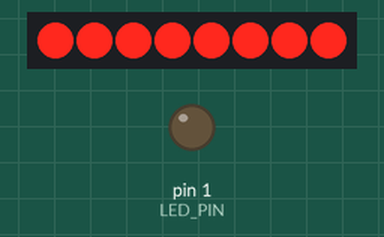
Simulated run of this sketch. Board: Arduino Uno, built with avr-gcc and run on an emulated ATmega328P. Parts: 8 shift-register outputs drawn as a row of LEDs (first output left, lit = HIGH), output pins drawn as LEDs (lit = HIGH). Wiring (inferred from the names in the program): shift register (74HC595): data pin 0; shift clock pin 3; latch pin 2; OE pin 4. Wiring (inferred from the signals the program sends): row of LEDs: on Q0, Q1, Q2, Q3, Q4, Q5, Q6, Q7. Pins used as bus, display or sensor lines are not drawn.

Above: at 0.25 s.
At 5.75 s:
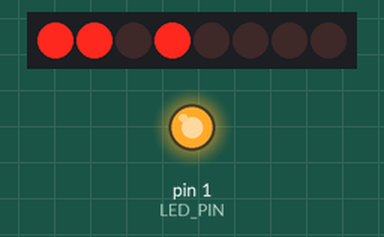
At 10.25 s:
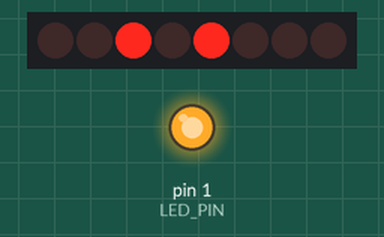
At 19.75 s:
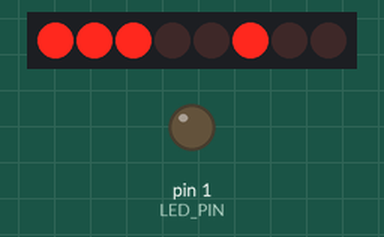
At 29.75 s:
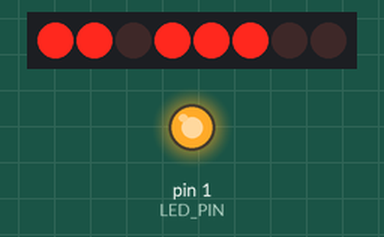
At 39.25 s:
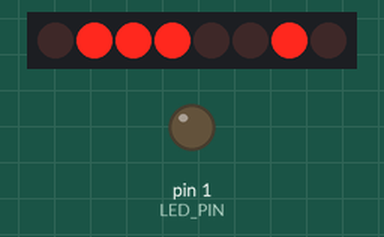
Timing chart, 0 to 40.0 s (numbered marks = the images above):
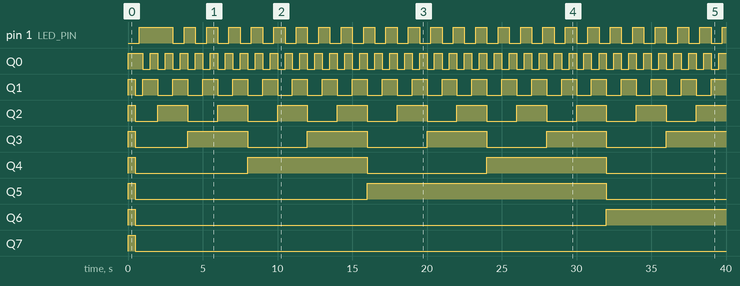

The sketch:

shift-register-out.ino
```cpp
#include <Arduino.h>
#include <limits.h>
#include <string.h>
#include <stdio.h>
#include <stdlib.h>
#include <stdint.h>
#include <stdbool.h>

void doImAliveBlink();
void resetRelays();
void doShiftOut(uint8_t byteToShift, uint8_t dataPin, uint8_t latchPin, uint8_t clockPin);

#define ACTION_TIMEOUT 500
#define MAX_COUNT 65535
#define BYTE_COUNT 8
#define DATA_PIN 0
#define LATCH_PIN 2
#define CLOCK_PIN 3
#define OUTPUT_ENABLE_PIN 4
#define RESET_PIN 5

uint16_t outputCount{MAX_COUNT};
unsigned long actionStartTime{millis()};
unsigned long actionEndTime{millis()};

void setup() {
    outputCount = 0;
    pinMode(OUTPUT_ENABLE_PIN, OUTPUT);
    pinMode(DATA_PIN, OUTPUT);
    pinMode(LATCH_PIN, OUTPUT);
    pinMode(CLOCK_PIN, OUTPUT);
    pinMode(RESET_PIN, OUTPUT);
    resetRelays();
}

void loop() {
    actionEndTime = millis();
    if ((actionEndTime - actionStartTime) >= ACTION_TIMEOUT) {
        outputCount++;
        doShiftOut(outputCount, DATA_PIN, LATCH_PIN, CLOCK_PIN);
        actionStartTime = millis();
        if (outputCount >= MAX_COUNT) {
            outputCount = 0;
        }
    }
    doImAliveBlink();
}

void doShiftOut(uint8_t byteToShift, uint8_t dataPin, uint8_t latchPin, uint8_t clockPin)
{
    digitalWrite(latchPin, LOW);
    shiftOut(dataPin, clockPin, MSBFIRST, byteToShift);
    digitalWrite(latchPin, HIGH);
}

void doShiftOut(uint16_t dataToShift, uint8_t dataPin, uint8_t latchPin, uint8_t clockPin)
{
    digitalWrite(latchPin, LOW);
    shiftOut(dataPin, clockPin, MSBFIRST, (dataToShift >> BYTE_COUNT));
    shiftOut(dataPin, clockPin, MSBFIRST, dataToShift);
    digitalWrite(latchPin, HIGH);
}

void resetRelays()
{
    //Trigger master reset (active LOW)
    digitalWrite(RESET_PIN, LOW);
    delay(5);
    digitalWrite(RESET_PIN, HIGH);
    digitalWrite(OUTPUT_ENABLE_PIN, LOW);


    //Shift out a 255, which will turn Q0 - Q7 high, turning the relay board off
    digitalWrite(LATCH_PIN, LOW);
    doShiftOut((uint16_t)MAX_COUNT, DATA_PIN, LATCH_PIN, CLOCK_PIN);
    digitalWrite(LATCH_PIN, HIGH);
}

void doImAliveBlink()
{
    #define LED_PIN 1
    #define BLINK_TIMEOUT 750
    #define BLINK_COUNT_THRESHOLD 2
    static bool ledState{true};
    static long long startTime{millis()};
    static long long endTime{millis()};
    static int blinkCount{0};

    pinMode(LED_PIN, OUTPUT);
    endTime = millis();
    if ((endTime - startTime) >= BLINK_TIMEOUT) {
        if (blinkCount++ > BLINK_COUNT_THRESHOLD) {
            ledState = !ledState;
            digitalWrite(LED_PIN, ledState);
        } else {
            digitalWrite(LED_PIN, HIGH);
        }
        startTime = millis();
    }
}
```

Measured:
- by itself, pin 1 (LED_PIN): repeats every 1.5 s: LOW 0.75 s, HIGH 0.75 s
- by itself, Q0: repeats every 1.0 s: LOW 0.50 s, HIGH 0.50 s
- by itself, Q1: goes HIGH 0.50 s, LOW 0.50 s, 19 × (HIGH 1.0 s, LOW 1.0 s), then HIGH
- by itself, Q2: goes HIGH 0.50 s, LOW 1.5 s, 9 × (HIGH 2.0 s, LOW 2.0 s), then HIGH
- by itself, Q3: goes HIGH 0.50 s, LOW 3.5 s, 4 × (HIGH 4.0 s, LOW 4.0 s), then HIGH
- by itself, Q4: repeats every 15.5 s: LOW 7.5 s, HIGH 8.0 s
- by itself, Q5: LOW → HIGH at 0.01 s, → LOW 0.50 s later, → HIGH 15.5 s later, → LOW 16.0 s later
- by itself, Q6: LOW → HIGH at 0.01 s, → LOW 0.50 s later, → HIGH 31.5 s later
